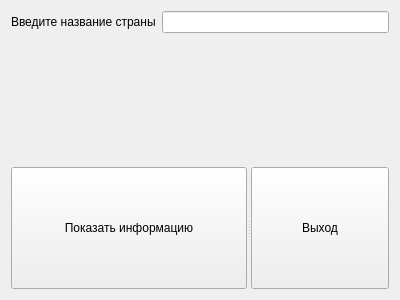
<?xml version="1.0" encoding="UTF-8"?>
<ui version="4.0">
 <class>DialogCountryImport</class>
 <widget class="QWidget" name="DialogCountryImport">
  <property name="geometry">
   <rect>
    <x>0</x>
    <y>0</y>
    <width>400</width>
    <height>300</height>
   </rect>
  </property>
  <property name="windowTitle">
   <string>Form</string>
  </property>
  <layout class="QGridLayout" name="gridLayout">
   <item row="0" column="1">
    <widget class="QLineEdit" name="leCountryImport"/>
   </item>
   <item row="2" column="0" colspan="2">
    <widget class="QSplitter" name="splitter">
     <property name="orientation">
      <enum>Qt::Horizontal</enum>
     </property>
     <widget class="QPushButton" name="btnInf">
      <property name="text">
       <string>Показать информацию</string>
      </property>
     </widget>
     <widget class="QPushButton" name="btnExit">
      <property name="text">
       <string>Выход</string>
      </property>
     </widget>
    </widget>
   </item>
   <item row="0" column="0">
    <widget class="QLabel" name="label">
     <property name="text">
      <string>Введите название страны</string>
     </property>
    </widget>
   </item>
   <item row="1" column="0">
    <widget class="QLabel" name="labelInf">
     <property name="text">
      <string/>
     </property>
     <property name="alignment">
      <set>Qt::AlignLeading|Qt::AlignLeft|Qt::AlignTop</set>
     </property>
    </widget>
   </item>
  </layout>
 </widget>
 <resources/>
 <connections/>
</ui>
